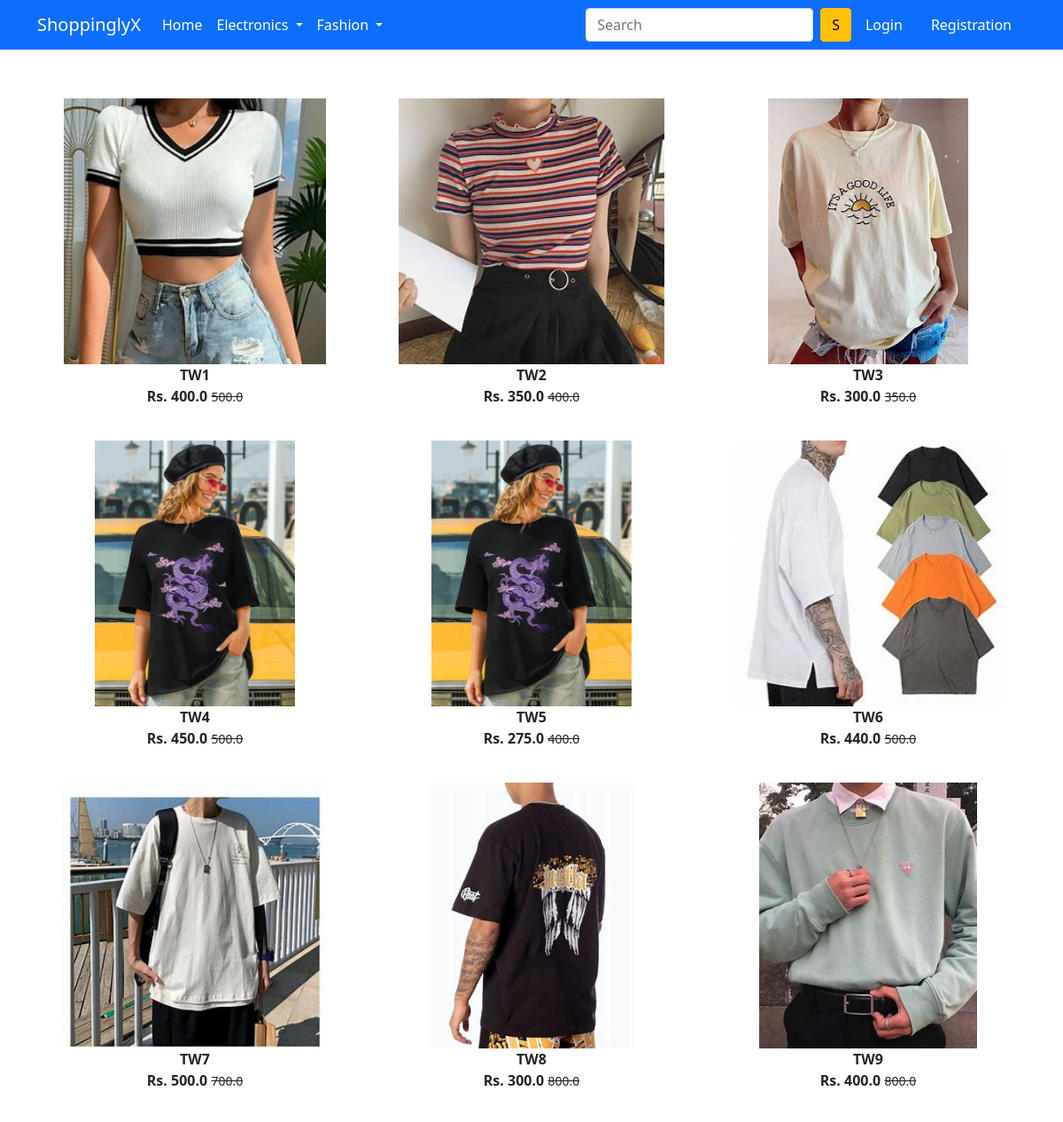
Screenshot of /topwear/ with the database file from the repository.
### app/models.py (models this page shows, shortened)
class Product(models.Model):
 title = models.CharField(max_length=100)
 selling_price = models.FloatField()
 discounted_price = models.FloatField()
 description = models.TextField()
 brand = models.CharField(max_length=100)
 category = models.CharField( choices=CATEGORY_CHOICES, max_length=2)
 product_image = models.ImageField(upload_to='productimg')

### app/views.py (the view)
# urls.py: path('topwear/', views.topwear, name='topwear'),
def topwear(request):
    totalitem = 0
    if request.user.is_authenticated:
        totalitem = len(Cart.objects.filter(user=request.user))
    topwears = Product.objects.filter(category='TW')
    return render(request, 'app/topwear.html', {'topwears': topwears, 'totalitem': totalitem})

### app/templates/app/topwear.html (shortened to what this page needs)
{% extends 'app/base.html' %}
{% load static %}
{% block main-content %}
<div class="container my-5">
    <div class="row">
        <div class="col-sm-12">
            <div class="row">
                {% for product in topwears %}
                <div class="col-sm-4 text-center mb-4">
                    <a href="{% url 'product-detail' product.id %}" class="btn">
                        <div class="item">
                            <img src="{{ product.product_image.url }}" alt="" height="300" class="">
                            <div class="fw-bold">{{ product.title }}</div>
                            <div class="fw-bold">Rs. {{ product.discounted_price }} <small class="fw-light text-decoration-line-through">{{ product.selling_price }}</small></div>
                        </div>
                    </a>
                </div>
                {% empty %}
                <p>No top wear items available.</p>
                {% endfor %}
            </div>
        </div>
    </div>
</div>
{% endblock main-content %}

### rows the page displays
Product: product_image (picture), title "TW1", discounted_price "400.0", selling_price "500.0"
Product: product_image (picture), title "TW2", discounted_price "350.0", selling_price "400.0"
Product: product_image (picture), title "TW3", discounted_price "300.0", selling_price "350.0"
Product: product_image (picture), title "TW4", discounted_price "450.0", selling_price "500.0"
Product: product_image (picture), title "TW5", discounted_price "275.0", selling_price "400.0"
Product: product_image (picture), title "TW6", discounted_price "440.0", selling_price "500.0"
Product: product_image (picture), title "TW7", discounted_price "500.0", selling_price "700.0"
Product: product_image (picture), title "TW8", discounted_price "300.0", selling_price "800.0"
Product: product_image (picture), title "TW9", discounted_price "400.0", selling_price "800.0"
